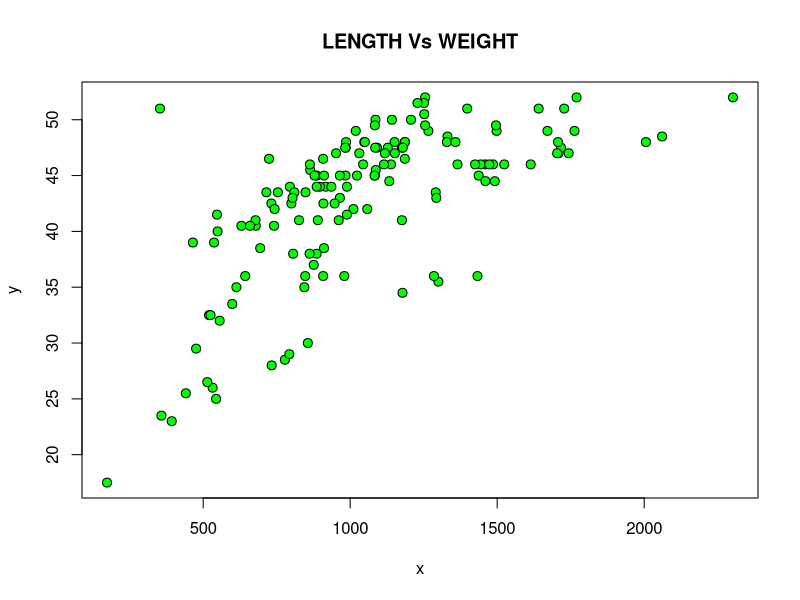
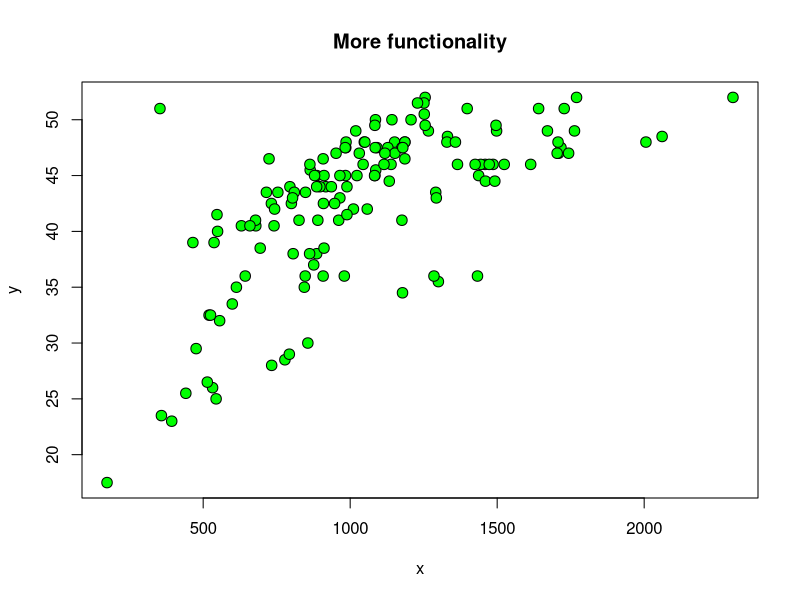
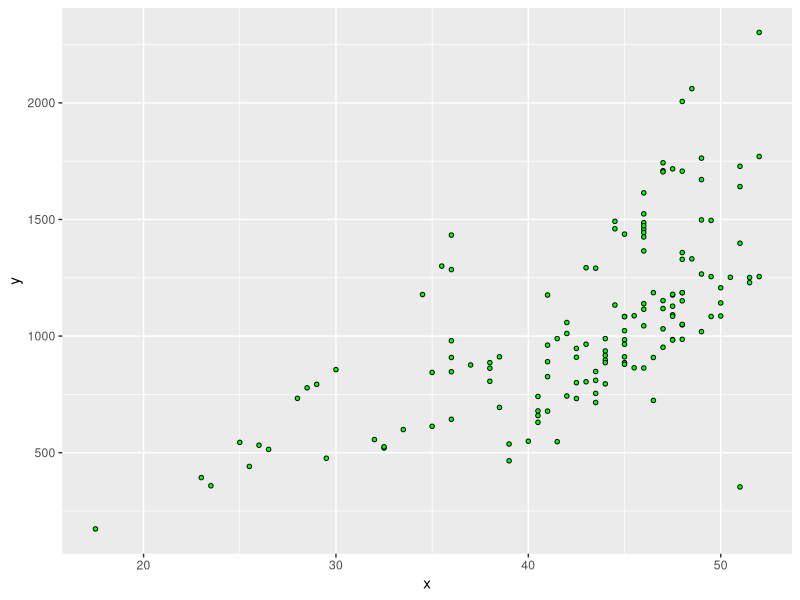
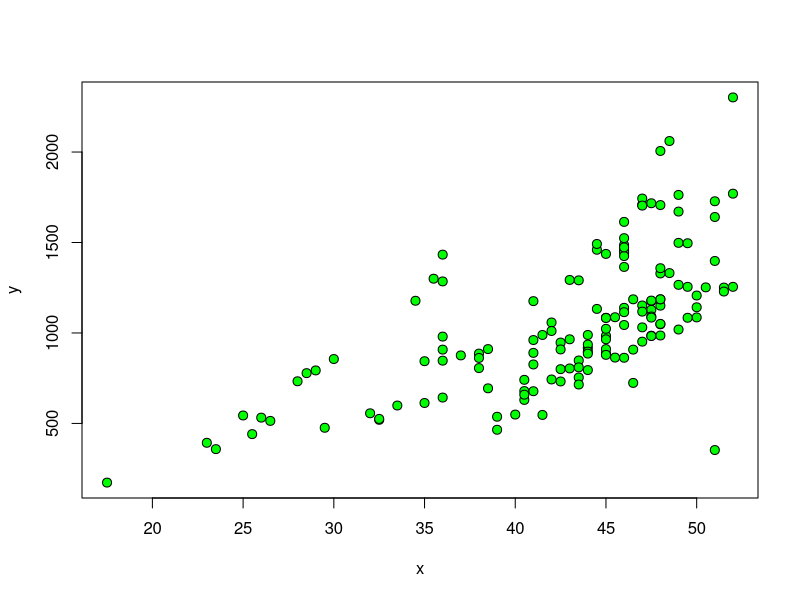

Here is the R script that generated these plots, in order: (Note: this script raises an error after producing the figures.)
# Functions
# return plot and list

myf1 <- function(x,y,...){
  plot(y ~ x, pch = 21, bg = "green", ...)
  list(x = x, y = y)
}

ddt <- read.csv("DDT.csv")

windows();myf1(x = ddt$WEIGHT, y = ddt$LENGTH, cex = 1.2, main = "LENGTH Vs WEIGHT")

# return plot, list and file

myf2 <- function(x,y, ...){
  
  plot(y ~ x, pch = 21, bg = "green", ...)
  df <- data.frame(x = x, y = y)
  write.csv(x = df, file = "data2.csv", row.names = FALSE)
  l <- list(x = x, y = y, df = df)
  invisible(l)
}

windows(); obj <- myf2(x = ddt$WEIGHT, y = ddt$LENGTH, cex = 1.4, main = "More functionality")

list.files(pattern = "*.csv")
obj$df


# switch

library(ggplot2)

myf3 <- function(x,y, plot = "baseR"){
  
  switch(plot,
    baseR = {
      plot(y ~ x, pch = 21, bg = "green", cex = 1.2)
    },
    ggplot = {
      df <- data.frame(x = x, y = y)
      g <- ggplot(df, aes(x = x, y = y))
      g <- g + geom_point(pch = 21, cex = 1.2, bg = "green")
      print(g)
    },
    {
      stop("please supply a plot selection of \"ggplot\" or \"baseR\"", call. = FALSE)
      }
  )
 
}

graphics.off()
windows();myf3(x = ddt$LENGTH, y = ddt$WEIGHT,plot = "ggplot")

windows();myf3(x = ddt$LENGTH, y = ddt$WEIGHT,plot = "baseR")

windows();myf3(x = ddt$LENGTH, y = ddt$WEIGHT,plot = "lattice")


